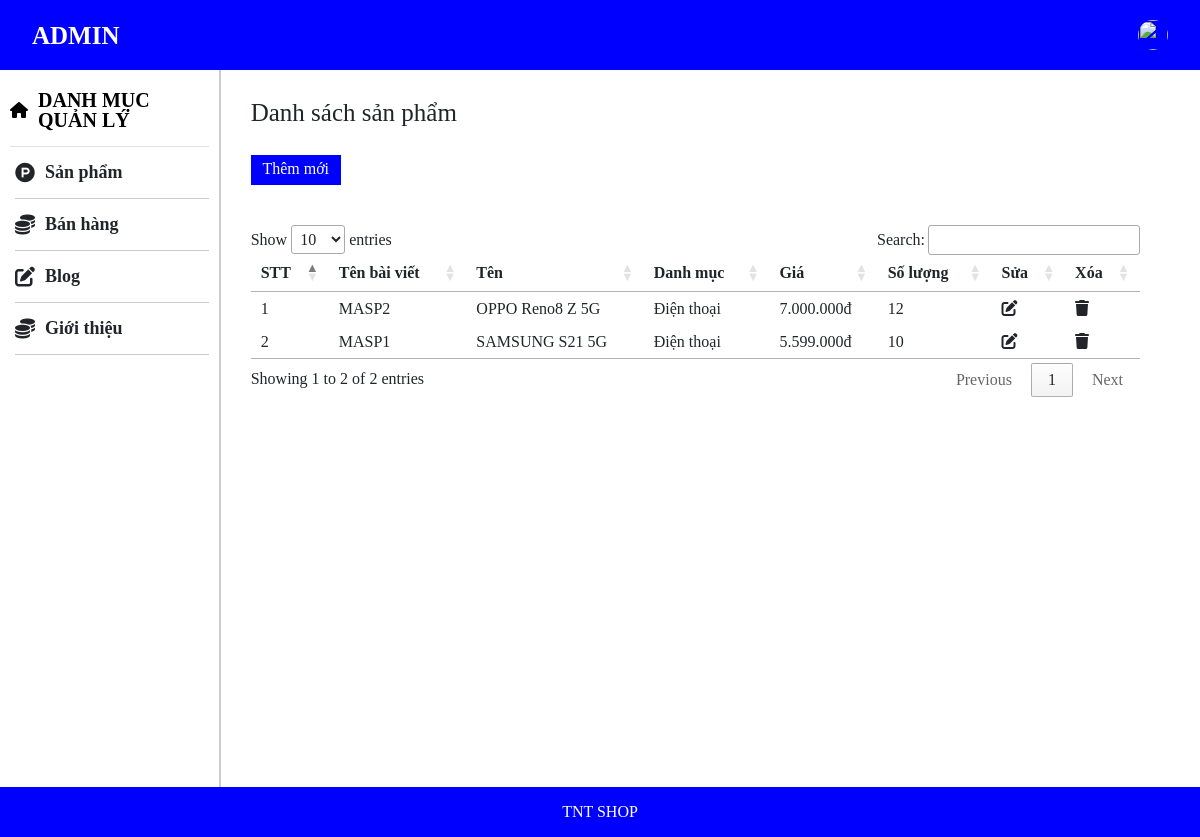
The page /admin/index.php (signed in) on the database as committed earlier.
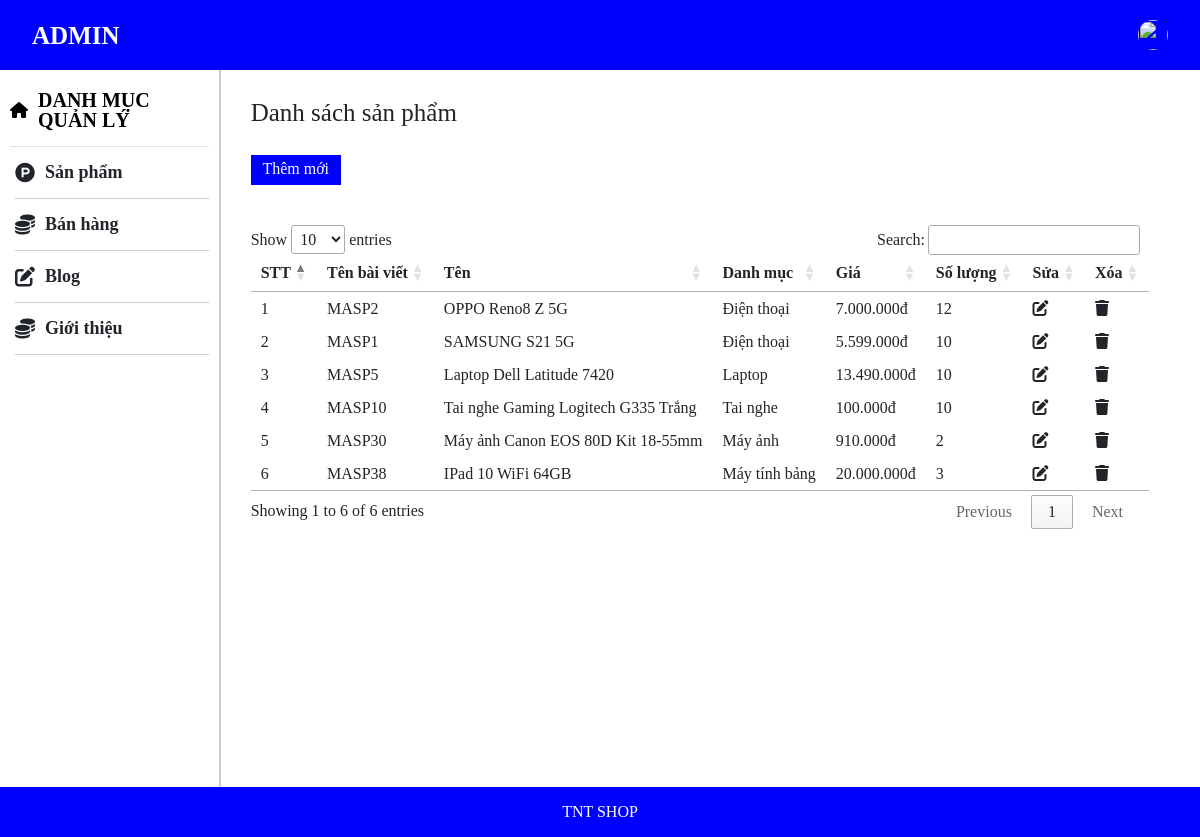
The same page on the database as committed later.
### lib/list_product.php (called while the page is built)
<?php
$sql="SELECT * FROM sản_phẩm ";
   $result=mysqli_query($conn,$sql);
   if(mysqli_num_rows($result)>0){
      while($row=mysqli_fetch_assoc($result)){
     $list_product[]=$row;
   }
                    }
                    ?>

### admin/page/list_product.php (the view, shortened to what this page needs)
<?php
require "../lib/list_product.php"
?>
<div class="content_add_product">
    <div class="title_add_product">Danh sách sản phẩm</div>
    <div class="">
        <a href="?page=add_product" class="link_add_product">Thêm mới</a>
    </div>
    <div class="">
        <table id="myTable" class="display1">
            <thead>
                <tr>
                    <th class="list_product_item">STT</th>
                    <th class="list_product_item">Tên bài viết</th>
                    <th class="list_product_item">Tên</th>
                    <th class="list_product_item">Danh mục</th>
                    <th class="list_product_item">Giá</th>
                    <th class="list_product_item">Số lượng</th>
                    <th>Sửa</th>
                    <th>Xóa</th>
                </tr>
            </thead>
            <tbody>
                <?php
                $stt = 1;
                foreach ($list_product as $item) {
                    $price = $item["giá_tiền"];
                    $formatNumber = number_format($price, 0, '.', '.');
                    $product['url_update'] = "?page=update_product&id={$item['id_sp']}";
                    $product['url_delete'] = "?page=delete_product&id={$item['id_sp']}";
                ?>
                    <tr>
                        <td class="list_product_item"><?php echo $stt++; ?>
                        </td>
                        <td class="list_product_item"><?php echo $item["mã_sản_phẩm"] ?></td>
                        <td class="list_product_item"><?php echo $item["tên_sản_phẩm"] ?></td>
                        <td class="list_product_item"><?php echo $item["tên_danh_mục"] ?></td>
                        <td class="list_product_item"><?php echo $formatNumber ?>đ</td>
                        <td class="list_product_item"><?php echo $item["số_lượng"] ?></td>
                        <td class=""><a href="<?php echo $product['url_update'] ?>" class=""><i class="fa-sharp fa-solid fa-pen-to-square"></i></a></td>
                        <td class=""><a href="<?php echo $product['url_delete'] ?>" class=""><i class="fa-solid fa-trash"></i></a></td>
                    </tr>
                <?php
                }
                ?>
            </tbody>
        </table>
    </div>
</div>
</div>

Rows that differ between the two databases and show on the page:
added sản_phẩm: mã_sản_phẩm "MASP5", tên_sản_phẩm "Laptop Dell Latitude 7420", tên_danh_mục "Laptop", giá_tiền "13.490.000", số_lượng "10"
added sản_phẩm: mã_sản_phẩm "MASP10", tên_sản_phẩm "Tai nghe Gaming Logitech G335 Trắng", tên_danh_mục "Tai nghe", giá_tiền "100.000", số_lượng "10"
added sản_phẩm: mã_sản_phẩm "MASP30", tên_sản_phẩm "Máy ảnh Canon EOS 80D Kit 18-55mm", tên_danh_mục "Máy ảnh", giá_tiền "910.000", số_lượng "2"
added sản_phẩm: mã_sản_phẩm "MASP38", tên_sản_phẩm "IPad 10 WiFi 64GB", tên_danh_mục "Máy tính bảng", giá_tiền "20.000.000", số_lượng "3"
Other text that changed with them:
text written by a page script: "Show entries Search: Showing 1 to 2 of 2 entries Previous 1 Next" → "Show entries Search: Showing 1 to 6 of 6 entries Previous 1 Next"
